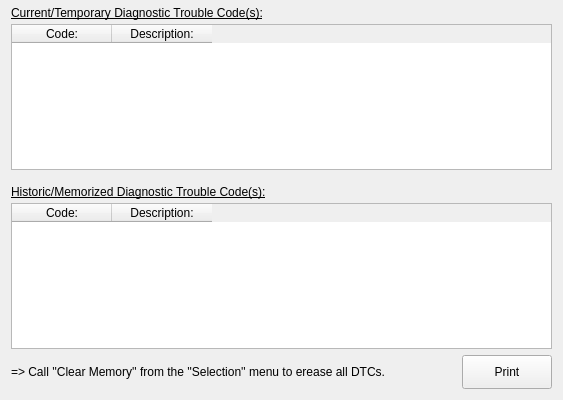
<?xml version="1.0" encoding="UTF-8"?>
<ui version="4.0">
 <class>absDCcontent_Form</class>
 <widget class="QWidget" name="absDCcontent_Form">
  <property name="geometry">
   <rect>
    <x>0</x>
    <y>0</y>
    <width>563</width>
    <height>400</height>
   </rect>
  </property>
  <property name="minimumSize">
   <size>
    <width>0</width>
    <height>0</height>
   </size>
  </property>
  <property name="font">
   <font>
    <family>Liberation Sans</family>
   </font>
  </property>
  <property name="windowTitle">
   <string>Diagnostic Codes</string>
  </property>
  <layout class="QVBoxLayout" name="main_verticalLayout">
   <property name="topMargin">
    <number>0</number>
   </property>
   <item>
    <layout class="QVBoxLayout" name="tables_verticalLayout">
     <property name="spacing">
      <number>4</number>
     </property>
     <property name="topMargin">
      <number>0</number>
     </property>
     <property name="bottomMargin">
      <number>0</number>
     </property>
     <item>
      <widget class="QLabel" name="currOrTempDTCsTitle_label">
       <property name="minimumSize">
        <size>
         <width>280</width>
         <height>20</height>
        </size>
       </property>
       <property name="maximumSize">
        <size>
         <width>280</width>
         <height>20</height>
        </size>
       </property>
       <property name="font">
        <font>
         <underline>true</underline>
        </font>
       </property>
       <property name="text">
        <string>Current/Temporary Diagnostic Trouble Code(s):</string>
       </property>
       <property name="alignment">
        <set>Qt::AlignBottom|Qt::AlignLeading|Qt::AlignLeft</set>
       </property>
      </widget>
     </item>
     <item>
      <widget class="QTableWidget" name="currOrTempDTCs_tableWidget">
       <property name="sizePolicy">
        <sizepolicy hsizetype="Preferred" vsizetype="Preferred">
         <horstretch>0</horstretch>
         <verstretch>0</verstretch>
        </sizepolicy>
       </property>
       <property name="minimumSize">
        <size>
         <width>0</width>
         <height>0</height>
        </size>
       </property>
       <property name="editTriggers">
        <set>QAbstractItemView::NoEditTriggers</set>
       </property>
       <property name="alternatingRowColors">
        <bool>true</bool>
       </property>
       <property name="selectionBehavior">
        <enum>QAbstractItemView::SelectRows</enum>
       </property>
       <column>
        <property name="text">
         <string>Code:</string>
        </property>
       </column>
       <column>
        <property name="text">
         <string>Description:</string>
        </property>
       </column>
      </widget>
     </item>
     <item>
      <widget class="QLabel" name="histOrMemDTCsTitle_label">
       <property name="minimumSize">
        <size>
         <width>280</width>
         <height>25</height>
        </size>
       </property>
       <property name="maximumSize">
        <size>
         <width>280</width>
         <height>25</height>
        </size>
       </property>
       <property name="font">
        <font>
         <underline>true</underline>
        </font>
       </property>
       <property name="text">
        <string>Historic/Memorized Diagnostic Trouble Code(s):</string>
       </property>
       <property name="alignment">
        <set>Qt::AlignBottom|Qt::AlignLeading|Qt::AlignLeft</set>
       </property>
      </widget>
     </item>
     <item>
      <widget class="QTableWidget" name="histOrMemDTCs_tableWidget">
       <property name="sizePolicy">
        <sizepolicy hsizetype="Preferred" vsizetype="Preferred">
         <horstretch>0</horstretch>
         <verstretch>0</verstretch>
        </sizepolicy>
       </property>
       <property name="minimumSize">
        <size>
         <width>0</width>
         <height>0</height>
        </size>
       </property>
       <property name="editTriggers">
        <set>QAbstractItemView::NoEditTriggers</set>
       </property>
       <property name="alternatingRowColors">
        <bool>true</bool>
       </property>
       <property name="selectionBehavior">
        <enum>QAbstractItemView::SelectRows</enum>
       </property>
       <column>
        <property name="text">
         <string>Code:</string>
        </property>
       </column>
       <column>
        <property name="text">
         <string>Description:</string>
        </property>
       </column>
      </widget>
     </item>
    </layout>
   </item>
   <item>
    <layout class="QHBoxLayout" name="horizontalLayout">
     <property name="bottomMargin">
      <number>0</number>
     </property>
     <item>
      <widget class="QLabel" name="DCclearingInfo_label">
       <property name="text">
        <string>=&gt; Call ''Clear Memory'' from the ''Selection'' menu to erease all DTCs.</string>
       </property>
      </widget>
     </item>
     <item>
      <widget class="QPushButton" name="printDClist_pushButton">
       <property name="minimumSize">
        <size>
         <width>90</width>
         <height>34</height>
        </size>
       </property>
       <property name="maximumSize">
        <size>
         <width>90</width>
         <height>34</height>
        </size>
       </property>
       <property name="text">
        <string>    Print    </string>
       </property>
       <property name="icon">
        <iconset resource="../resources/FreeSSM.qrc">
         <normaloff>:/icons/chrystal/32x32/fileprint.png</normaloff>:/icons/chrystal/32x32/fileprint.png</iconset>
       </property>
       <property name="iconSize">
        <size>
         <width>24</width>
         <height>24</height>
        </size>
       </property>
      </widget>
     </item>
    </layout>
   </item>
  </layout>
 </widget>
 <resources>
  <include location="../resources/FreeSSM.qrc"/>
 </resources>
 <connections/>
</ui>
